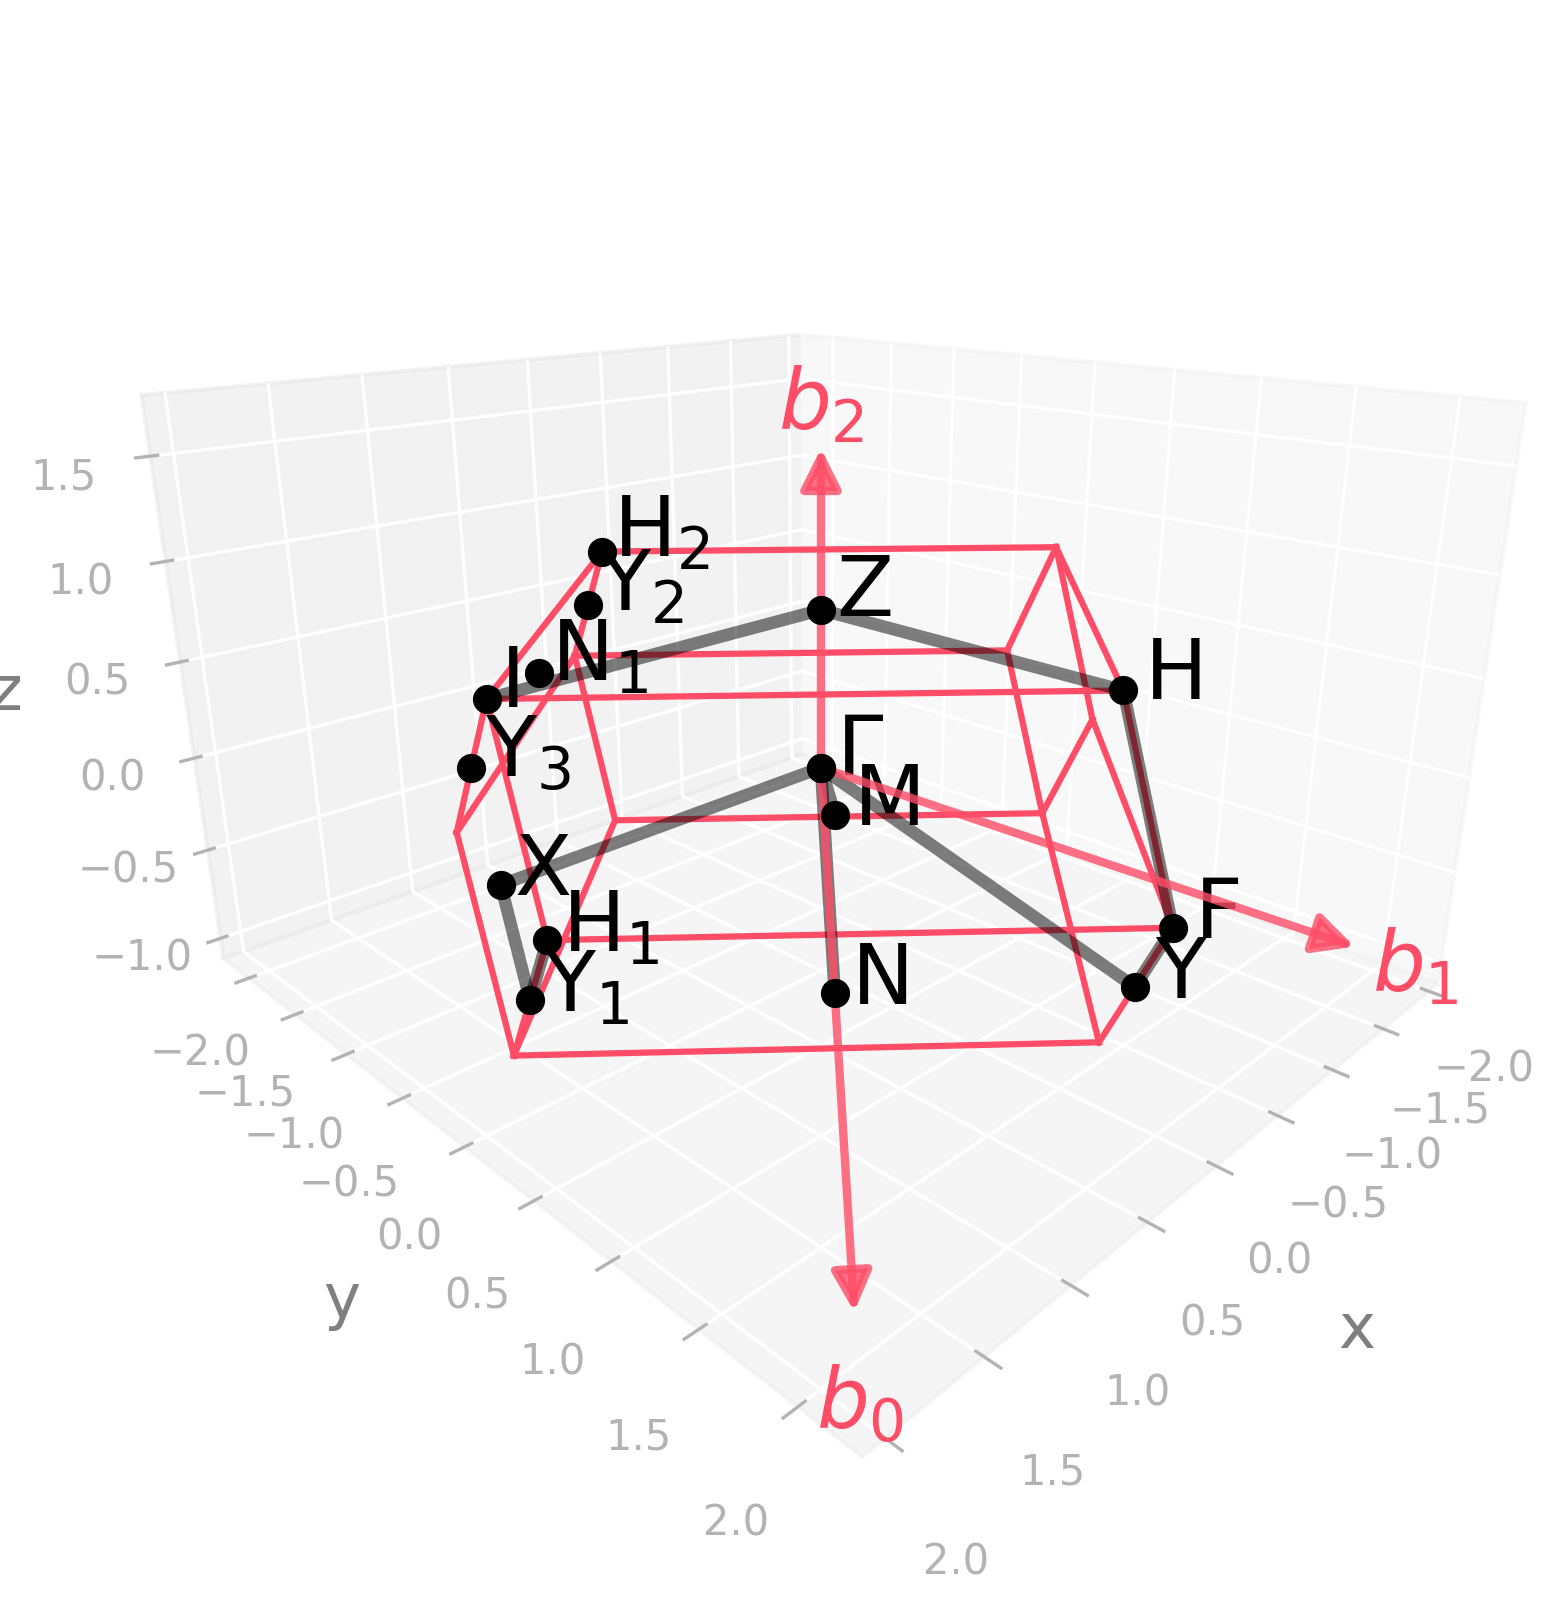

This figure's Python source:
import radtools as rad

l = rad.lattice_example("MCLC4")
backend = rad.MatplotlibBackend()
backend.plot(l, kind="brillouin-kpath")
# Save an image:
backend.save("mclc4_brillouin.png", elev=19, azim=45, dpi=300, bbox_inches="tight")
# Interactive plot:
backend.show(elev=19, azim=45)
